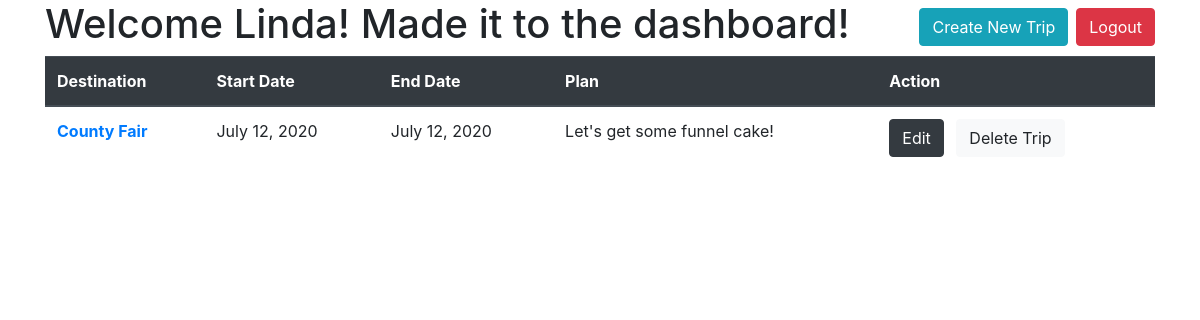
The app's page /dashboard (signed in) with its own data.
### trippy_app/models.py (models this page shows)
class User(models.Model):
    first_name=models.CharField(max_length=255)
    last_name=models.CharField(max_length=255)
    email=models.CharField(max_length=255)
    password=models.CharField(max_length=255)
    created_at=models.DateTimeField(auto_now_add=True)
    updated_at=models.DateTimeField(auto_now=True)
    objects = UserManager()

class Trip(models.Model):
    dest=models.CharField(max_length=255)
    start=models.DateField()
    end=models.DateField()
    plan=models.TextField()
    created_at=models.DateTimeField(auto_now_add=True)
    updated_at=models.DateTimeField(auto_now=True)
    creator=models.ForeignKey(User, related_name="created_trips", on_delete=models.CASCADE)
    objects = TripManager()

### trippy_app/views.py (the view)
# urls.py: path('dashboard', views.dashboard),
def dashboard(request):
    if 'user_id' not in request.session:
        errors = User.objects.not_logged_validator()
        if len(errors):
            for key, value in errors.items():
                messages.error(request, value, extra_tags=key)
            return redirect('/')
    else:
        user_id = request.session['user_id']
        user = User.objects.get(id=user_id)
        context = {
            'user' : user,
            'trips' : Trip.objects.all()
        }
        return render(request, 'dashboard.html', context)

### trippy_app/templates/dashboard.html (shortened to what this page needs)
<!DOCTYPE html>
<html lang="en">
<head>
    <link rel="stylesheet" href="https://stackpath.bootstrapcdn.com/bootstrap/4.3.1/css/bootstrap.min.css">
</head>
<body>
    <div class="container">
        <a class="btn btn-danger float-right mt-2 ml-2" href="/logout">Logout</a>
        <a class="btn btn-info float-right mt-2" href="/trips/new">Create New Trip</a>
        <h1>Welcome {{user.first_name}}! Made it to the dashboard!</h1>
        <table class="table">
                <thead class="thead-dark">
                  <tr>
                    <th scope="col">Destination</th>
                    <th scope="col">Start Date</th>
                    <th scope="col">End Date</th>
                    <th scope="col">Plan</th>
                    <th scope="col">Action</th>
                  </tr>
                </thead>
                <tbody>
                {% for trip in trips %}
                    {% if trip.creator == user %}
                    <tr>
                        <th scope="row"><a href="/trips/{{trip.id}}">{{trip.dest}}</a></th>
                        <td>{{trip.start}}</td>
                        <td>{{trip.end}}</td>
                        <td>{{trip.plan}}</td>
                        <td>
                            <a class="btn btn-dark" href="trips/edit/{{trip.id}}">Edit</a>
                            <a class="btn btn-light ml-2" href="trips/delete/{{trip.id}}">Delete Trip</a>
                        </td>
                    </tr>
                    {% endif %}
                {% endfor %}
                </tbody>
              </table>
    </div>
</body>
</html>

### records on screen
User: first_name "Linda"
Trip: dest "County Fair", start "July 12, 2020", end "July 12, 2020", plan "Let's get some funnel cake!"
